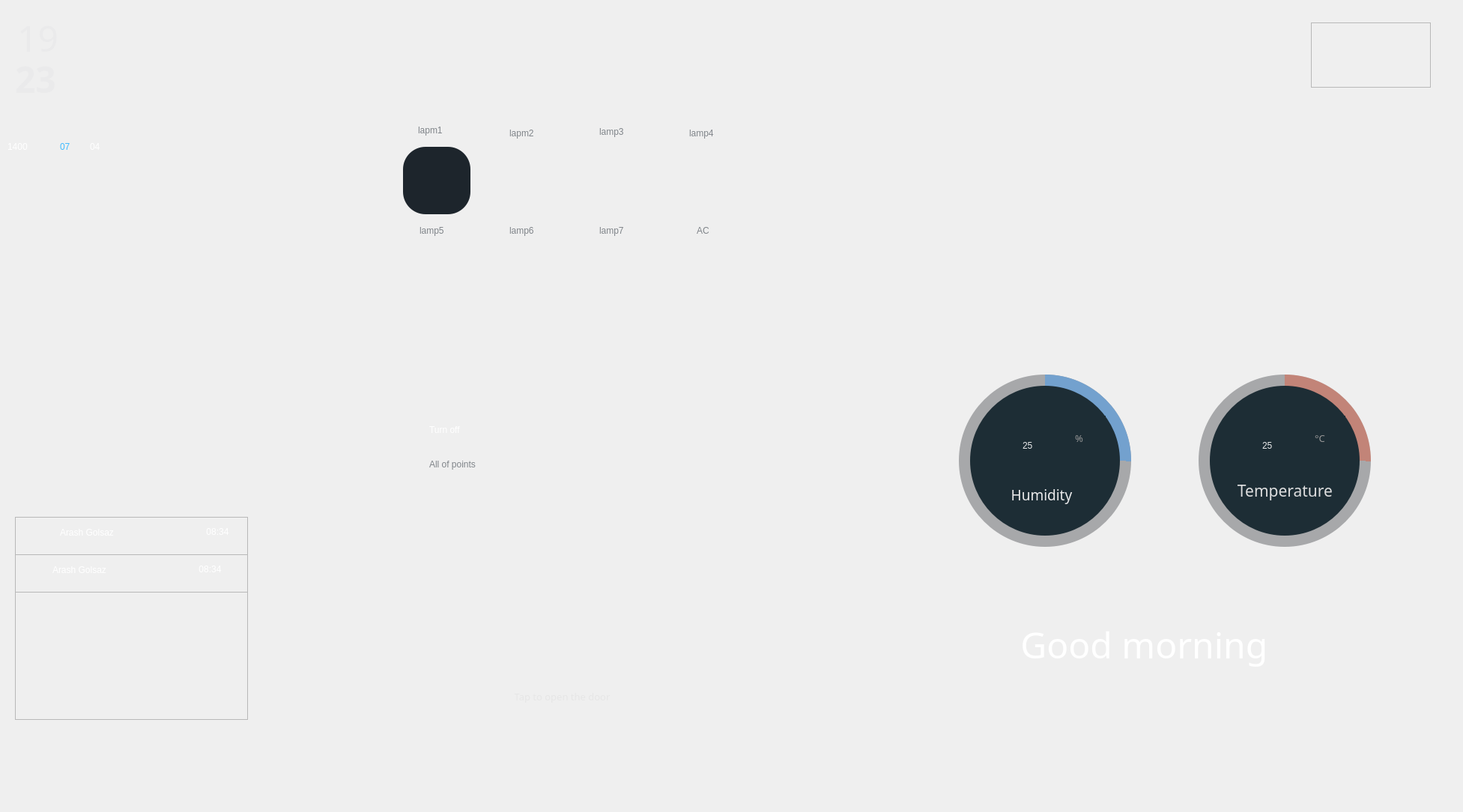
<?xml version="1.0" encoding="UTF-8"?>
<ui version="4.0">
 <class>MainWindow</class>
 <widget class="QMainWindow" name="MainWindow">
  <property name="geometry">
   <rect>
    <x>0</x>
    <y>0</y>
    <width>1953</width>
    <height>1084</height>
   </rect>
  </property>
  <property name="windowTitle">
   <string>MainWindow</string>
  </property>
  <widget class="QWidget" name="centralwidget">
   <widget class="QLabel" name="label">
    <property name="geometry">
     <rect>
      <x>0</x>
      <y>0</y>
      <width>1920</width>
      <height>1080</height>
     </rect>
    </property>
    <property name="font">
     <font>
      <family>Segoe UI</family>
      <weight>50</weight>
      <bold>false</bold>
     </font>
    </property>
    <property name="text">
     <string/>
    </property>
    <property name="pixmap">
     <pixmap>picture/backgroubd.png</pixmap>
    </property>
   </widget>
   <widget class="QPushButton" name="button_door">
    <property name="geometry">
     <rect>
      <x>640</x>
      <y>730</y>
      <width>211</width>
      <height>201</height>
     </rect>
    </property>
    <property name="styleSheet">
     <string notr="true">
border-radius: 100px;
</string>
    </property>
    <property name="text">
     <string/>
    </property>
    <property name="icon">
     <iconset>
      <normaloff>picture/Lockbtn.png</normaloff>
      <normalon>picture/btnLamp.png</normalon>picture/Lockbtn.png</iconset>
    </property>
    <property name="iconSize">
     <size>
      <width>243</width>
      <height>252</height>
     </size>
    </property>
   </widget>
   <widget class="QPushButton" name="button_lamp1">
    <property name="geometry">
     <rect>
      <x>538</x>
      <y>196</y>
      <width>90</width>
      <height>90</height>
     </rect>
    </property>
    <property name="styleSheet">
     <string notr="true">background-color:rgb(29, 37, 44);
border-radius: 30px;
</string>
    </property>
    <property name="text">
     <string/>
    </property>
    <property name="icon">
     <iconset>
      <normaloff>picture/btnLamp2.png</normaloff>picture/btnLamp2.png</iconset>
    </property>
    <property name="iconSize">
     <size>
      <width>189</width>
      <height>199</height>
     </size>
    </property>
   </widget>
   <widget class="QPushButton" name="button_lamp1_2">
    <property name="geometry">
     <rect>
      <x>888</x>
      <y>324</y>
      <width>101</width>
      <height>101</height>
     </rect>
    </property>
    <property name="styleSheet">
     <string notr="true">
border-radius: 30px;</string>
    </property>
    <property name="text">
     <string/>
    </property>
    <property name="icon">
     <iconset>
      <normaloff>picture/btAC2.png</normaloff>picture/btAC2.png</iconset>
    </property>
    <property name="iconSize">
     <size>
      <width>90</width>
      <height>90</height>
     </size>
    </property>
   </widget>
   <widget class="QPushButton" name="button_lamp1_3">
    <property name="geometry">
     <rect>
      <x>771</x>
      <y>196</y>
      <width>101</width>
      <height>101</height>
     </rect>
    </property>
    <property name="styleSheet">
     <string notr="true">
border-radius: 30px;</string>
    </property>
    <property name="text">
     <string/>
    </property>
    <property name="icon">
     <iconset>
      <normaloff>picture/btLampOff.png</normaloff>picture/btLampOff.png</iconset>
    </property>
    <property name="iconSize">
     <size>
      <width>90</width>
      <height>90</height>
     </size>
    </property>
   </widget>
   <widget class="QPushButton" name="button_lamp1_4">
    <property name="geometry">
     <rect>
      <x>888</x>
      <y>196</y>
      <width>101</width>
      <height>101</height>
     </rect>
    </property>
    <property name="styleSheet">
     <string notr="true">
border-radius: 30px;</string>
    </property>
    <property name="text">
     <string/>
    </property>
    <property name="icon">
     <iconset>
      <normaloff>picture/btLampOff.png</normaloff>picture/btLampOff.png</iconset>
    </property>
    <property name="iconSize">
     <size>
      <width>90</width>
      <height>90</height>
     </size>
    </property>
   </widget>
   <widget class="QPushButton" name="button_lamp1_5">
    <property name="geometry">
     <rect>
      <x>771</x>
      <y>324</y>
      <width>101</width>
      <height>101</height>
     </rect>
    </property>
    <property name="styleSheet">
     <string notr="true">

border-radius: 30px;</string>
    </property>
    <property name="text">
     <string/>
    </property>
    <property name="icon">
     <iconset>
      <normaloff>picture/btLampOff.png</normaloff>picture/btLampOff.png</iconset>
    </property>
    <property name="iconSize">
     <size>
      <width>90</width>
      <height>90</height>
     </size>
    </property>
   </widget>
   <widget class="QPushButton" name="button_lamp1_6">
    <property name="geometry">
     <rect>
      <x>655</x>
      <y>324</y>
      <width>101</width>
      <height>101</height>
     </rect>
    </property>
    <property name="styleSheet">
     <string notr="true">
border-radius: 30px;</string>
    </property>
    <property name="text">
     <string/>
    </property>
    <property name="icon">
     <iconset>
      <normaloff>picture/btLampOff.png</normaloff>picture/btLampOff.png</iconset>
    </property>
    <property name="iconSize">
     <size>
      <width>90</width>
      <height>90</height>
     </size>
    </property>
   </widget>
   <widget class="QPushButton" name="button_lamp1_7">
    <property name="geometry">
     <rect>
      <x>538</x>
      <y>324</y>
      <width>101</width>
      <height>101</height>
     </rect>
    </property>
    <property name="styleSheet">
     <string notr="true">
border-radius: 30px;</string>
    </property>
    <property name="text">
     <string/>
    </property>
    <property name="icon">
     <iconset>
      <normaloff>picture/btLampOff.png</normaloff>picture/btLampOff.png</iconset>
    </property>
    <property name="iconSize">
     <size>
      <width>90</width>
      <height>90</height>
     </size>
    </property>
   </widget>
   <widget class="QPushButton" name="button_lamp1_8">
    <property name="geometry">
     <rect>
      <x>655</x>
      <y>196</y>
      <width>101</width>
      <height>101</height>
     </rect>
    </property>
    <property name="styleSheet">
     <string notr="true">

border-radius: 30px;</string>
    </property>
    <property name="text">
     <string/>
    </property>
    <property name="icon">
     <iconset>
      <normaloff>picture/btLampOff.png</normaloff>picture/btLampOff.png</iconset>
    </property>
    <property name="iconSize">
     <size>
      <width>90</width>
      <height>90</height>
     </size>
    </property>
   </widget>
   <widget class="QPushButton" name="button_power">
    <property name="geometry">
     <rect>
      <x>840</x>
      <y>550</y>
      <width>101</width>
      <height>101</height>
     </rect>
    </property>
    <property name="styleSheet">
     <string notr="true">
border-radius: 30px;</string>
    </property>
    <property name="text">
     <string/>
    </property>
    <property name="icon">
     <iconset>
      <normaloff>picture/btPowerOn.png</normaloff>picture/btPowerOn.png</iconset>
    </property>
    <property name="iconSize">
     <size>
      <width>90</width>
      <height>90</height>
     </size>
    </property>
   </widget>
   <widget class="QLabel" name="label_power">
    <property name="geometry">
     <rect>
      <x>573</x>
      <y>563</y>
      <width>91</width>
      <height>21</height>
     </rect>
    </property>
    <property name="styleSheet">
     <string notr="true">color:rgb(255, 255, 255);
font: 75 14pt &quot;Segoe MDL2 Assets&quot;;
</string>
    </property>
    <property name="text">
     <string>Turn off</string>
    </property>
   </widget>
   <widget class="QLabel" name="label_FixText">
    <property name="geometry">
     <rect>
      <x>573</x>
      <y>604</y>
      <width>101</width>
      <height>31</height>
     </rect>
    </property>
    <property name="styleSheet">
     <string notr="true">color:#7F8489;
font: 9pt &quot;MS Shell Dlg 2&quot;;</string>
    </property>
    <property name="text">
     <string>All of points</string>
    </property>
   </widget>
   <widget class="QLabel" name="label_lamp1">
    <property name="geometry">
     <rect>
      <x>558</x>
      <y>158</y>
      <width>41</width>
      <height>31</height>
     </rect>
    </property>
    <property name="styleSheet">
     <string notr="true">QLabel {
color:#7F8489;
font: 9pt &quot;MS Shell Dlg 2&quot;;
}</string>
    </property>
    <property name="text">
     <string>lapm1</string>
    </property>
   </widget>
   <widget class="QLabel" name="label_lamp3">
    <property name="geometry">
     <rect>
      <x>800</x>
      <y>160</y>
      <width>41</width>
      <height>31</height>
     </rect>
    </property>
    <property name="styleSheet">
     <string notr="true">color:#7F8489;
font: 9pt &quot;MS Shell Dlg 2&quot;;</string>
    </property>
    <property name="text">
     <string>lamp3</string>
    </property>
   </widget>
   <widget class="QLabel" name="label_lamp2">
    <property name="geometry">
     <rect>
      <x>680</x>
      <y>170</y>
      <width>41</width>
      <height>16</height>
     </rect>
    </property>
    <property name="styleSheet">
     <string notr="true">QLabel {
color:#7F8489;
font: 9pt &quot;MS Shell Dlg 2&quot;;
}</string>
    </property>
    <property name="text">
     <string>lapm2</string>
    </property>
   </widget>
   <widget class="QLabel" name="label_lamp4">
    <property name="geometry">
     <rect>
      <x>920</x>
      <y>170</y>
      <width>41</width>
      <height>16</height>
     </rect>
    </property>
    <property name="styleSheet">
     <string notr="true">QLabel {
color:#7F8489;
font: 9pt &quot;MS Shell Dlg 2&quot;;
}</string>
    </property>
    <property name="text">
     <string>lamp4</string>
    </property>
   </widget>
   <widget class="QLabel" name="label_lamp5">
    <property name="geometry">
     <rect>
      <x>560</x>
      <y>300</y>
      <width>55</width>
      <height>16</height>
     </rect>
    </property>
    <property name="styleSheet">
     <string notr="true">QLabel {
color:#7F8489;
font: 9pt &quot;MS Shell Dlg 2&quot;;
}</string>
    </property>
    <property name="text">
     <string>lamp5</string>
    </property>
   </widget>
   <widget class="QLabel" name="label_lamp6">
    <property name="geometry">
     <rect>
      <x>680</x>
      <y>300</y>
      <width>55</width>
      <height>16</height>
     </rect>
    </property>
    <property name="styleSheet">
     <string notr="true">QLabel {
color:#7F8489;
font: 9pt &quot;MS Shell Dlg 2&quot;;
}</string>
    </property>
    <property name="text">
     <string>lamp6</string>
    </property>
   </widget>
   <widget class="QLabel" name="label_lamp7">
    <property name="geometry">
     <rect>
      <x>800</x>
      <y>300</y>
      <width>55</width>
      <height>16</height>
     </rect>
    </property>
    <property name="styleSheet">
     <string notr="true">QLabel {
color:#7F8489;
font: 9pt &quot;MS Shell Dlg 2&quot;;
}</string>
    </property>
    <property name="text">
     <string>lamp7</string>
    </property>
   </widget>
   <widget class="QLabel" name="label_AC">
    <property name="geometry">
     <rect>
      <x>930</x>
      <y>300</y>
      <width>21</width>
      <height>16</height>
     </rect>
    </property>
    <property name="styleSheet">
     <string notr="true">QLabel {
color:#7F8489;
font: 9pt &quot;MS Shell Dlg 2&quot;;
}</string>
    </property>
    <property name="text">
     <string>AC</string>
    </property>
    <property name="textFormat">
     <enum>Qt::AutoText</enum>
    </property>
   </widget>
   <widget class="QLabel" name="label_sayGood">
    <property name="geometry">
     <rect>
      <x>1350</x>
      <y>810</y>
      <width>421</width>
      <height>101</height>
     </rect>
    </property>
    <property name="font">
     <font>
      <family>Segoe UI Light</family>
      <pointsize>36</pointsize>
     </font>
    </property>
    <property name="styleSheet">
     <string notr="true">color:rgb(255, 255, 255)</string>
    </property>
    <property name="text">
     <string> Good morning</string>
    </property>
   </widget>
   <widget class="QFrame" name="circularProgressH">
    <property name="geometry">
     <rect>
      <x>1280</x>
      <y>500</y>
      <width>230</width>
      <height>230</height>
     </rect>
    </property>
    <property name="styleSheet">
     <string notr="true">border-radius:115px;
background-color: qconicalgradient(cx:0.5, cy:0.5, angle:90, stop:0.749 rgba(255, 85, 255, 0), stop:0.75 rgba(115, 161, 206, 255));</string>
    </property>
    <property name="frameShape">
     <enum>QFrame::NoFrame</enum>
    </property>
    <property name="frameShadow">
     <enum>QFrame::Raised</enum>
    </property>
    <widget class="QFrame" name="containerH">
     <property name="geometry">
      <rect>
       <x>15</x>
       <y>15</y>
       <width>200</width>
       <height>200</height>
      </rect>
     </property>
     <property name="styleSheet">
      <string notr="true">QFrame{
background-color: rgb(29, 45, 53);
border-radius:100px;
}</string>
     </property>
     <property name="frameShape">
      <enum>QFrame::StyledPanel</enum>
     </property>
     <property name="frameShadow">
      <enum>QFrame::Raised</enum>
     </property>
     <widget class="QLabel" name="label_fix_logo_humidity">
      <property name="geometry">
       <rect>
        <x>30</x>
        <y>60</y>
        <width>81</width>
        <height>61</height>
       </rect>
      </property>
      <property name="baseSize">
       <size>
        <width>10</width>
        <height>10</height>
       </size>
      </property>
      <property name="text">
       <string/>
      </property>
      <property name="pixmap">
       <pixmap>picture/humidity.svg</pixmap>
      </property>
     </widget>
     <widget class="QLabel" name="label_humidity">
      <property name="geometry">
       <rect>
        <x>70</x>
        <y>40</y>
        <width>111</width>
        <height>81</height>
       </rect>
      </property>
      <property name="styleSheet">
       <string notr="true">color: rgb(150, 150, 150);

font: 25 40pt &quot;Segoe UI Light&quot;;</string>
      </property>
      <property name="text">
       <string>&lt;html&gt;&lt;head/&gt;&lt;body&gt;&lt;p&gt;&lt;span style=&quot; color:#eaeaeb;&quot;&gt;25&lt;/span&gt;&lt;/p&gt;&lt;/body&gt;&lt;/html&gt;</string>
      </property>
     </widget>
     <widget class="QLabel" name="label_2">
      <property name="geometry">
       <rect>
        <x>140</x>
        <y>60</y>
        <width>31</width>
        <height>21</height>
       </rect>
      </property>
      <property name="font">
       <font>
        <family>Segoe UI Light</family>
        <pointsize>10</pointsize>
       </font>
      </property>
      <property name="text">
       <string>&lt;html&gt;&lt;head/&gt;&lt;body&gt;&lt;p&gt;&lt;span style=&quot; color:#969696;&quot;&gt;%&lt;/span&gt;&lt;/p&gt;&lt;/body&gt;&lt;/html&gt;</string>
      </property>
     </widget>
     <widget class="QLabel" name="label_fix_humidity">
      <property name="geometry">
       <rect>
        <x>50</x>
        <y>130</y>
        <width>91</width>
        <height>31</height>
       </rect>
      </property>
      <property name="font">
       <font>
        <family>Segoe UI Light</family>
        <pointsize>16</pointsize>
       </font>
      </property>
      <property name="text">
       <string>&lt;html&gt;&lt;head/&gt;&lt;body&gt;&lt;p align=&quot;center&quot;&gt;&lt;span style=&quot; font-size:14pt; color:#eaeaeb;&quot;&gt;Humidity&lt;/span&gt;&lt;/p&gt;&lt;/body&gt;&lt;/html&gt;</string>
      </property>
     </widget>
     <zorder>label_fix_logo_humidity</zorder>
     <zorder>label_humidity</zorder>
     <zorder>label_fix_humidity</zorder>
     <zorder>label_2</zorder>
    </widget>
   </widget>
   <widget class="QFrame" name="circularBgH">
    <property name="geometry">
     <rect>
      <x>1280</x>
      <y>500</y>
      <width>230</width>
      <height>230</height>
     </rect>
    </property>
    <property name="styleSheet">
     <string notr="true">background-color: rgba(84, 88, 92,120);
border-radius:115px;
</string>
    </property>
    <property name="frameShape">
     <enum>QFrame::NoFrame</enum>
    </property>
    <property name="frameShadow">
     <enum>QFrame::Raised</enum>
    </property>
   </widget>
   <widget class="QFrame" name="frame_T">
    <property name="geometry">
     <rect>
      <x>1600</x>
      <y>500</y>
      <width>230</width>
      <height>230</height>
     </rect>
    </property>
    <property name="styleSheet">
     <string notr="true">background-color: rgba(84, 88, 92,120);
border-radius:115px;
</string>
    </property>
    <property name="frameShape">
     <enum>QFrame::NoFrame</enum>
    </property>
    <property name="frameShadow">
     <enum>QFrame::Raised</enum>
    </property>
    <widget class="QFrame" name="circularProgressT">
     <property name="geometry">
      <rect>
       <x>0</x>
       <y>0</y>
       <width>230</width>
       <height>230</height>
      </rect>
     </property>
     <property name="styleSheet">
      <string notr="true">border-radius:115px;
background-color: qconicalgradient(cx:0.5, cy:0.5, angle:90, stop:0.749 rgba(255, 85, 255, 0), stop:0.75 rgba(253, 54, 11, 80));

</string>
     </property>
     <property name="frameShape">
      <enum>QFrame::NoFrame</enum>
     </property>
     <property name="frameShadow">
      <enum>QFrame::Raised</enum>
     </property>
     <widget class="QFrame" name="containerT">
      <property name="geometry">
       <rect>
        <x>15</x>
        <y>15</y>
        <width>200</width>
        <height>200</height>
       </rect>
      </property>
      <property name="styleSheet">
       <string notr="true">QFrame{
background-color: rgb(29, 45, 53);
border-radius:100px;
}</string>
      </property>
      <property name="frameShape">
       <enum>QFrame::StyledPanel</enum>
      </property>
      <property name="frameShadow">
       <enum>QFrame::Raised</enum>
      </property>
      <widget class="QLabel" name="label_fix_logo_temperature">
       <property name="geometry">
        <rect>
         <x>20</x>
         <y>60</y>
         <width>51</width>
         <height>61</height>
        </rect>
       </property>
       <property name="baseSize">
        <size>
         <width>10</width>
         <height>10</height>
        </size>
       </property>
       <property name="text">
        <string/>
       </property>
       <property name="pixmap">
        <pixmap>picture/temperaturelogo.svg</pixmap>
       </property>
      </widget>
      <widget class="QLabel" name="label_temperature">
       <property name="geometry">
        <rect>
         <x>70</x>
         <y>40</y>
         <width>111</width>
         <height>81</height>
        </rect>
       </property>
       <property name="styleSheet">
        <string notr="true">color: rgb(150, 150, 150);

font: 25 40pt &quot;Segoe UI Light&quot;;</string>
       </property>
       <property name="text">
        <string>&lt;html&gt;&lt;head/&gt;&lt;body&gt;&lt;p&gt;&lt;span style=&quot; color:#eaeaeb;&quot;&gt;25&lt;/span&gt;&lt;/p&gt;&lt;/body&gt;&lt;/html&gt;</string>
       </property>
      </widget>
      <widget class="QLabel" name="label_fix_logo_degree">
       <property name="geometry">
        <rect>
         <x>140</x>
         <y>60</y>
         <width>31</width>
         <height>21</height>
        </rect>
       </property>
       <property name="font">
        <font>
         <family>Segoe UI Light</family>
         <pointsize>10</pointsize>
        </font>
       </property>
       <property name="text">
        <string>&lt;!DOCTYPE HTML PUBLIC &quot;-//W3C//DTD HTML 4.0//EN&quot; &quot;http://www.w3.org/TR/REC-html40/strict.dtd&quot;&gt;
&lt;html&gt;&lt;head&gt;&lt;meta name=&quot;qrichtext&quot; content=&quot;1&quot; /&gt;&lt;style type=&quot;text/css&quot;&gt;
p, li { white-space: pre-wrap; }
&lt;/style&gt;&lt;/head&gt;&lt;body style=&quot; font-family:'MS Shell Dlg 2'; font-size:8pt; font-weight:400; font-style:normal;&quot;&gt;
&lt;p style=&quot; margin-top:12px; margin-bottom:12px; margin-left:0px; margin-right:0px; -qt-block-indent:0; text-indent:0px;&quot;&gt;&lt;span style=&quot; font-family:'Segoe UI Light'; font-size:10pt; color:#969696;&quot;&gt;°C&lt;/span&gt;&lt;/p&gt;&lt;/body&gt;&lt;/html&gt;</string>
       </property>
      </widget>
      <widget class="QLabel" name="label_fix_temperature">
       <property name="geometry">
        <rect>
         <x>30</x>
         <y>120</y>
         <width>141</width>
         <height>41</height>
        </rect>
       </property>
       <property name="font">
        <font>
         <family>Segoe UI Light</family>
         <pointsize>16</pointsize>
        </font>
       </property>
       <property name="text">
        <string>&lt;html&gt;&lt;head/&gt;&lt;body&gt;&lt;p align=&quot;center&quot;&gt;&lt;span style=&quot; color:#ddddde;&quot;&gt;Temperature&lt;/span&gt;&lt;/p&gt;&lt;/body&gt;&lt;/html&gt;</string>
       </property>
      </widget>
     </widget>
    </widget>
   </widget>
   <widget class="QLabel" name="label_hour">
    <property name="geometry">
     <rect>
      <x>10</x>
      <y>10</y>
      <width>81</width>
      <height>81</height>
     </rect>
    </property>
    <property name="font">
     <font>
      <family>Segoe UI Light</family>
     </font>
    </property>
    <property name="text">
     <string>&lt;html&gt;&lt;head/&gt;&lt;body&gt;&lt;p align=&quot;center&quot;&gt;&lt;span style=&quot; font-size:36pt; color:#eaeaeb;&quot;&gt;19&lt;/span&gt;&lt;/p&gt;&lt;/body&gt;&lt;/html&gt;</string>
    </property>
   </widget>
   <widget class="QLabel" name="label_minute">
    <property name="geometry">
     <rect>
      <x>20</x>
      <y>60</y>
      <width>81</width>
      <height>91</height>
     </rect>
    </property>
    <property name="font">
     <font>
      <family>Segoe UI Black</family>
      <pointsize>20</pointsize>
      <weight>75</weight>
      <bold>true</bold>
     </font>
    </property>
    <property name="text">
     <string>&lt;html&gt;&lt;head/&gt;&lt;body&gt;&lt;p&gt;&lt;span style=&quot; font-size:36pt; font-weight:600; color:#eaeaeb;&quot;&gt;23&lt;/span&gt;&lt;/p&gt;&lt;/body&gt;&lt;/html&gt;</string>
    </property>
   </widget>
   <widget class="QLabel" name="label_year">
    <property name="geometry">
     <rect>
      <x>10</x>
      <y>180</y>
      <width>61</width>
      <height>31</height>
     </rect>
    </property>
    <property name="styleSheet">
     <string notr="true">font: 25 18pt &quot;Segoe UI Light&quot;;
color: rgb(255, 255, 255);</string>
    </property>
    <property name="text">
     <string>1400</string>
    </property>
   </widget>
   <widget class="QLabel" name="label_3">
    <property name="geometry">
     <rect>
      <x>80</x>
      <y>180</y>
      <width>31</width>
      <height>31</height>
     </rect>
    </property>
    <property name="styleSheet">
     <string notr="true">font: 25 18pt &quot;Segoe UI Light&quot;;
color:rgb(65, 187, 255)</string>
    </property>
    <property name="text">
     <string>07</string>
    </property>
   </widget>
   <widget class="QLabel" name="label_day">
    <property name="geometry">
     <rect>
      <x>120</x>
      <y>180</y>
      <width>41</width>
      <height>31</height>
     </rect>
    </property>
    <property name="styleSheet">
     <string notr="true">font: 25 18pt &quot;Segoe UI Light&quot;;
color: rgb(255, 255, 255);</string>
    </property>
    <property name="text">
     <string>04</string>
    </property>
   </widget>
   <widget class="QLabel" name="label_fix_opendoor">
    <property name="geometry">
     <rect>
      <x>650</x>
      <y>920</y>
      <width>201</width>
      <height>21</height>
     </rect>
    </property>
    <property name="font">
     <font>
      <family>Segoe UI Light</family>
     </font>
    </property>
    <property name="text">
     <string>&lt;html&gt;&lt;head/&gt;&lt;body&gt;&lt;p align=&quot;center&quot;&gt;&lt;span style=&quot; font-size:10pt; color:#e6e6e6;&quot;&gt;Tap to open the door&lt;/span&gt;&lt;/p&gt;&lt;/body&gt;&lt;/html&gt;</string>
    </property>
   </widget>
   <widget class="QFrame" name="frame">
    <property name="geometry">
     <rect>
      <x>1750</x>
      <y>30</y>
      <width>160</width>
      <height>87</height>
     </rect>
    </property>
    <property name="frameShape">
     <enum>QFrame::StyledPanel</enum>
    </property>
    <property name="frameShadow">
     <enum>QFrame::Raised</enum>
    </property>
    <layout class="QHBoxLayout" name="horizontalLayout">
     <item>
      <widget class="QLabel" name="label_4">
       <property name="text">
        <string/>
       </property>
       <property name="pixmap">
        <pixmap>C:/Users/Faezeh/Downloads/Settings (1).svg</pixmap>
       </property>
      </widget>
     </item>
     <item>
      <widget class="QPushButton" name="pushButton_2">
       <property name="styleSheet">
        <string notr="true">
border-radius: 100px;</string>
       </property>
       <property name="text">
        <string/>
       </property>
       <property name="icon">
        <iconset>
         <normaloff>picture/Settings (1).svg</normaloff>picture/Settings (1).svg</iconset>
       </property>
       <property name="iconSize">
        <size>
         <width>70</width>
         <height>70</height>
        </size>
       </property>
      </widget>
     </item>
    </layout>
   </widget>
   <widget class="QFrame" name="frame_2">
    <property name="geometry">
     <rect>
      <x>20</x>
      <y>690</y>
      <width>311</width>
      <height>271</height>
     </rect>
    </property>
    <property name="frameShape">
     <enum>QFrame::StyledPanel</enum>
    </property>
    <property name="frameShadow">
     <enum>QFrame::Raised</enum>
    </property>
    <widget class="QFrame" name="frame_eployee">
     <property name="geometry">
      <rect>
       <x>0</x>
       <y>0</y>
       <width>321</width>
       <height>51</height>
      </rect>
     </property>
     <property name="frameShape">
      <enum>QFrame::StyledPanel</enum>
     </property>
     <property name="frameShadow">
      <enum>QFrame::Raised</enum>
     </property>
     <widget class="QLabel" name="label_fix_logo_user">
      <property name="geometry">
       <rect>
        <x>10</x>
        <y>0</y>
        <width>41</width>
        <height>41</height>
       </rect>
      </property>
      <property name="text">
       <string/>
      </property>
      <property name="pixmap">
       <pixmap>picture/user.svg</pixmap>
      </property>
     </widget>
     <widget class="QLabel" name="label_name_employee">
      <property name="geometry">
       <rect>
        <x>60</x>
        <y>10</y>
        <width>101</width>
        <height>21</height>
       </rect>
      </property>
      <property name="styleSheet">
       <string notr="true">color: rgb(255, 255, 255);
font: 25 10pt &quot;Segoe UI Light&quot;;</string>
      </property>
      <property name="text">
       <string>Arash Golsaz</string>
      </property>
     </widget>
     <widget class="QLabel" name="label_time">
      <property name="geometry">
       <rect>
        <x>240</x>
        <y>10</y>
        <width>61</width>
        <height>21</height>
       </rect>
      </property>
      <property name="styleSheet">
       <string notr="true">color: rgb(255, 255, 255);
font: 25 10pt &quot;Segoe UI Light&quot;;</string>
      </property>
      <property name="text">
       <string>&lt;html&gt;&lt;head/&gt;&lt;body&gt;&lt;p align=&quot;center&quot;&gt;08:34&lt;/p&gt;&lt;/body&gt;&lt;/html&gt;</string>
      </property>
     </widget>
    </widget>
    <widget class="QFrame" name="frame_eployee_2">
     <property name="geometry">
      <rect>
       <x>-10</x>
       <y>50</y>
       <width>321</width>
       <height>51</height>
      </rect>
     </property>
     <property name="frameShape">
      <enum>QFrame::StyledPanel</enum>
     </property>
     <property name="frameShadow">
      <enum>QFrame::Raised</enum>
     </property>
     <widget class="QLabel" name="label_fix_logo_user_2">
      <property name="geometry">
       <rect>
        <x>10</x>
        <y>0</y>
        <width>41</width>
        <height>41</height>
       </rect>
      </property>
      <property name="text">
       <string/>
      </property>
      <property name="pixmap">
       <pixmap>picture/user.svg</pixmap>
      </property>
     </widget>
     <widget class="QLabel" name="label_name_employee_2">
      <property name="geometry">
       <rect>
        <x>60</x>
        <y>10</y>
        <width>101</width>
        <height>21</height>
       </rect>
      </property>
      <property name="styleSheet">
       <string notr="true">color: rgb(255, 255, 255);
font: 25 10pt &quot;Segoe UI Light&quot;;</string>
      </property>
      <property name="text">
       <string>Arash Golsaz</string>
      </property>
     </widget>
     <widget class="QLabel" name="label_time_2">
      <property name="geometry">
       <rect>
        <x>240</x>
        <y>10</y>
        <width>61</width>
        <height>21</height>
       </rect>
      </property>
      <property name="styleSheet">
       <string notr="true">color: rgb(255, 255, 255);
font: 25 10pt &quot;Segoe UI Light&quot;;</string>
      </property>
      <property name="text">
       <string>&lt;html&gt;&lt;head/&gt;&lt;body&gt;&lt;p align=&quot;center&quot;&gt;08:34&lt;/p&gt;&lt;/body&gt;&lt;/html&gt;</string>
      </property>
     </widget>
    </widget>
   </widget>
   <zorder>label</zorder>
   <zorder>button_door</zorder>
   <zorder>button_lamp1</zorder>
   <zorder>button_lamp1_2</zorder>
   <zorder>button_lamp1_3</zorder>
   <zorder>button_lamp1_4</zorder>
   <zorder>button_lamp1_5</zorder>
   <zorder>button_lamp1_6</zorder>
   <zorder>button_lamp1_7</zorder>
   <zorder>button_lamp1_8</zorder>
   <zorder>button_power</zorder>
   <zorder>label_power</zorder>
   <zorder>label_FixText</zorder>
   <zorder>label_lamp1</zorder>
   <zorder>label_lamp3</zorder>
   <zorder>label_lamp2</zorder>
   <zorder>label_lamp4</zorder>
   <zorder>label_lamp5</zorder>
   <zorder>label_lamp6</zorder>
   <zorder>label_lamp7</zorder>
   <zorder>label_AC</zorder>
   <zorder>label_sayGood</zorder>
   <zorder>circularBgH</zorder>
   <zorder>circularProgressH</zorder>
   <zorder>frame_T</zorder>
   <zorder>label_hour</zorder>
   <zorder>label_minute</zorder>
   <zorder>label_year</zorder>
   <zorder>label_3</zorder>
   <zorder>label_day</zorder>
   <zorder>label_fix_opendoor</zorder>
   <zorder>frame</zorder>
   <zorder>frame_2</zorder>
  </widget>
 </widget>
 <resources/>
 <connections/>
</ui>
